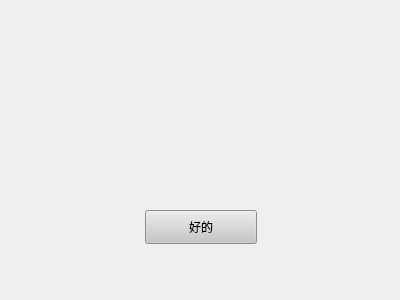
<?xml version="1.0" encoding="UTF-8"?>
<ui version="4.0">
 <class>NoticeWidget</class>
 <widget class="QWidget" name="NoticeWidget">
  <property name="geometry">
   <rect>
    <x>0</x>
    <y>0</y>
    <width>400</width>
    <height>300</height>
   </rect>
  </property>
  <property name="windowTitle">
   <string>Tips</string>
  </property>
  <property name="styleSheet">
   <string notr="true"/>
  </property>
  <widget class="QLabel" name="label">
   <property name="geometry">
    <rect>
     <x>80</x>
     <y>38</y>
     <width>211</width>
     <height>71</height>
    </rect>
   </property>
   <property name="styleSheet">
    <string notr="true">font: 10pt &quot;宋体&quot;;</string>
   </property>
   <property name="text">
    <string/>
   </property>
   <property name="alignment">
    <set>Qt::AlignCenter</set>
   </property>
  </widget>
  <widget class="QPushButton" name="pushButton">
   <property name="geometry">
    <rect>
     <x>145</x>
     <y>210</y>
     <width>112</width>
     <height>34</height>
    </rect>
   </property>
   <property name="styleSheet">
    <string notr="true">font: 10pt &quot;宋体&quot;;
background-color: rgb(198, 198, 198);</string>
   </property>
   <property name="text">
    <string>好的</string>
   </property>
  </widget>
 </widget>
 <resources/>
 <connections/>
</ui>
